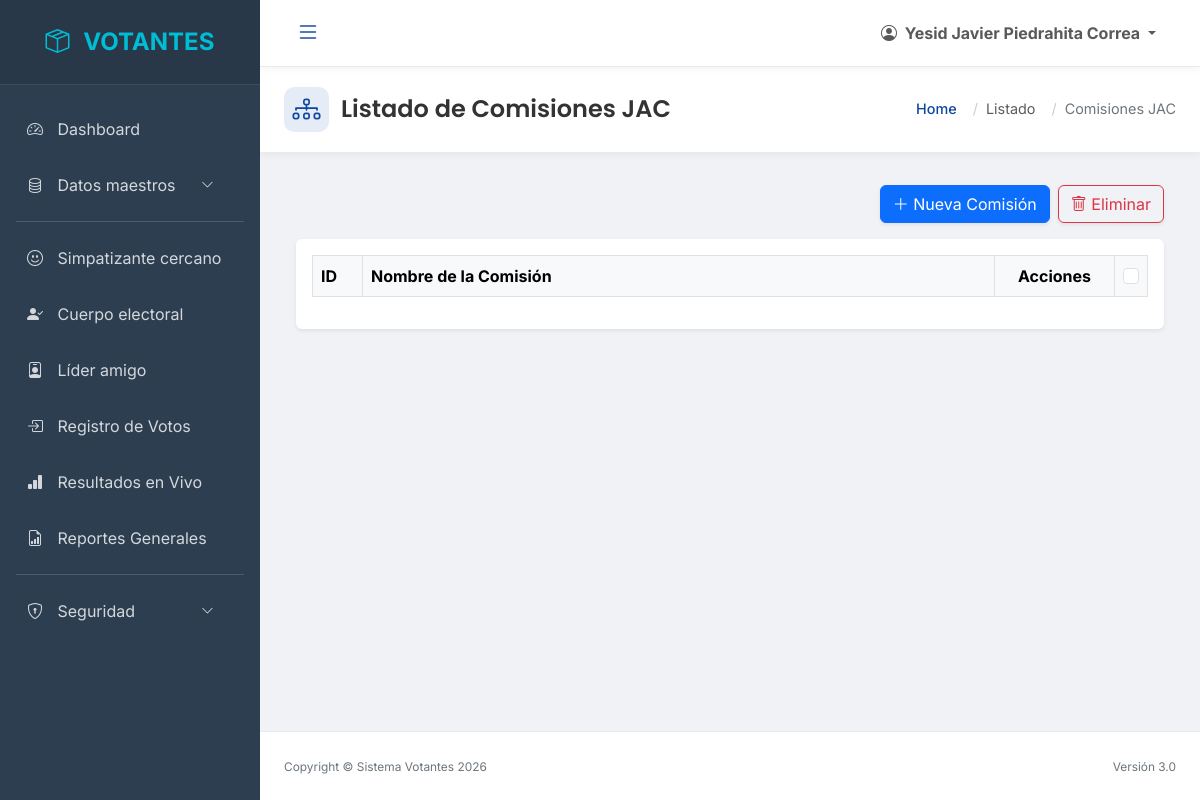
Before: /index.php?url=comision/index (signed in) with the older database file.
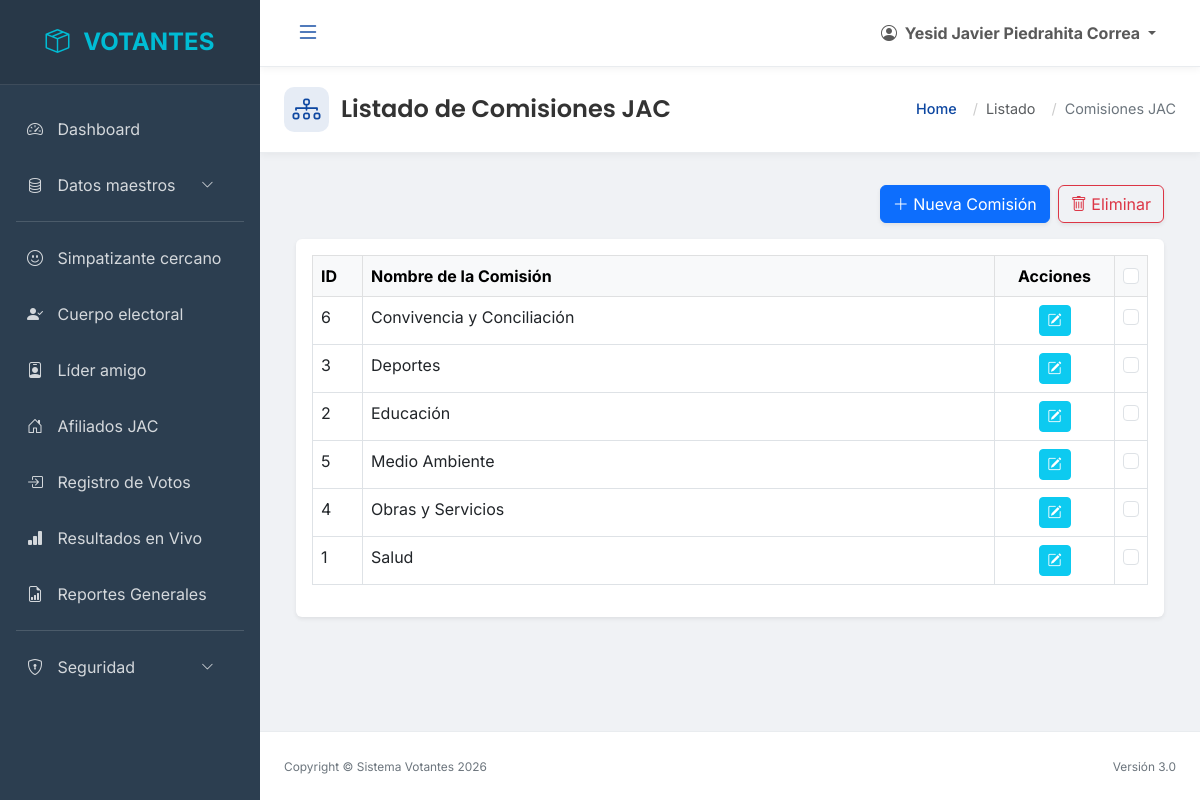
After: the same page with the newer database file.
### tables this page shows
CREATE TABLE `jac_comisiones`  (
  `id_comision` int NOT NULL AUTO_INCREMENT,
  `nombre_comision` varchar(100) NOT NULL,
  PRIMARY KEY (`id_comision`) USING BTREE
);

### controllers/ComisionController.php (called while the page is built, shortened)
<?php
require_once 'models/ComisionModel.php';
class ComisionController {
    private $model;
    public function __construct() {
        $this->model = new ComisionModel();
    }
    public function index() {
        $comisiones = $this->model->getComisiones();
        require 'views/comisiones/listar.php';
    }
}

### funcs/class.conexion.php (called while the page is built)
<?php
class Conexion
{
	public function get_conexion()
	{
      $servidor = "localhost";
      $db = "votantes";
      $user = "root";
      $pass = "root";
      try
      {
        $conexion = new PDO(
            "mysql:host=$servidor;dbname=$db",
            $user,
            $pass,
            array(PDO::MYSQL_ATTR_INIT_COMMAND => 'SET NAMES  \'UTF8\'')
        );
        $conexion->setAttribute(PDO::ATTR_ERRMODE, PDO::ERRMODE_EXCEPTION);
        return $conexion;
      }
      catch(PDOException $e)
      {
        die("Error de conexión local: " . $e->getMessage());
      }
	}
}
?>

### models/ComisionModel.php (called while the page is built, shortened)
<?php
require_once 'funcs/class.conexion.php';
class ComisionModel extends Conexion {
    private $db;
    public function __construct() {
        $this->db = $this->get_conexion();
    }
    public function getComisiones() {
        $sql = "SELECT * FROM jac_comisiones ORDER BY nombre_comision ASC";
        $stmt = $this->db->prepare($sql);
        $stmt->execute();
        return $stmt->fetchAll(PDO::FETCH_ASSOC);
    }
}

### views/comisiones/listar.php (the view, shortened to what this page needs)
<?php include 'includes/header_dashboard.php'; ?>
<div class="page-header-container">
    <div class="page-header-title">
        <i class="bi bi-diagram-3"></i>
        <h1>Listado de Comisiones JAC</h1>
    </div>
    <nav aria-label="breadcrumb" class="breadcrumb-modern">
        <ol class="breadcrumb">
            <li class="breadcrumb-item"><a href="index.php?url=dashboard/index">Home</a></li>
            <li class="breadcrumb-item text-muted">Listado</li>
            <li class="breadcrumb-item active" aria-current="page">Comisiones JAC</li>
        </ol>
    </nav>
</div>
<div class="d-flex justify-content-end mb-3 container-fluid">
    <button type="button" class="btn btn-primary me-2 shadow-sm" data-bs-toggle="modal" data-bs-target="#modalCrear">
        <i class="bi bi-plus-lg"></i> Nueva Comisión
    </button>
    <button class="btn btn-outline-danger shadow-sm" id="btn_eliminar_masivo">
        <i class="bi bi-trash"></i> Eliminar
    </button>
</div>
<div class="container-fluid">
    <div class="card shadow-sm border-0">
        <div class="card-body">
            <div class="table-responsive">
                <table id="tablaComisiones" class="table table-hover table-bordered" style="width:100%">
                    <thead class="table-light">
                        <tr>
                            <th width="50">ID</th>
                            <th>Nombre de la Comisión</th>
                            <th width="120" class="text-center">Acciones</th>
                            <th width="30" class="text-center"><input type="checkbox" id="checkTodos" class="form-check-input"></th>
                        </tr>
                    </thead>
                    <tbody>
                        <?php foreach($comisiones as $com): ?>
                        <tr>
                            <td><?php echo $com['id_comision']; ?></td>
                            <td><?php echo $com['nombre_comision']; ?></td>
                            <td class="text-center">
                                <button class="btn btn-sm btn-info text-white btn-editar"
                                        data-id="<?php echo $com['id_comision']; ?>"
                                        data-nombre="<?php echo $com['nombre_comision']; ?>">
                                    <i class="bi bi-pencil-square"></i>
                                </button>
                            </td>
                            <td class="text-center">
                                <input type="checkbox" name="item_id[]" class="delete_item form-check-input" value="<?php echo $com['id_comision']; ?>">
                            </td>
                        </tr>
                        <?php endforeach; ?>
                    </tbody>
                </table>
            </div>
        </div>
    </div>
</div>
<?php include 'includes/footer_dashboard.php'; ?>

Changed rows visible on the page:
added jac_comisiones: id_comision "6", nombre_comision "Convivencia y Conciliación"
added jac_comisiones: id_comision "3", nombre_comision "Deportes"
added jac_comisiones: id_comision "2", nombre_comision "Educación"
added jac_comisiones: id_comision "5", nombre_comision "Medio Ambiente"
added jac_comisiones: id_comision "4", nombre_comision "Obras y Servicios"
added jac_comisiones: id_comision "1", nombre_comision "Salud"
Other visible differences:
text now shown: "Afiliados JAC"
